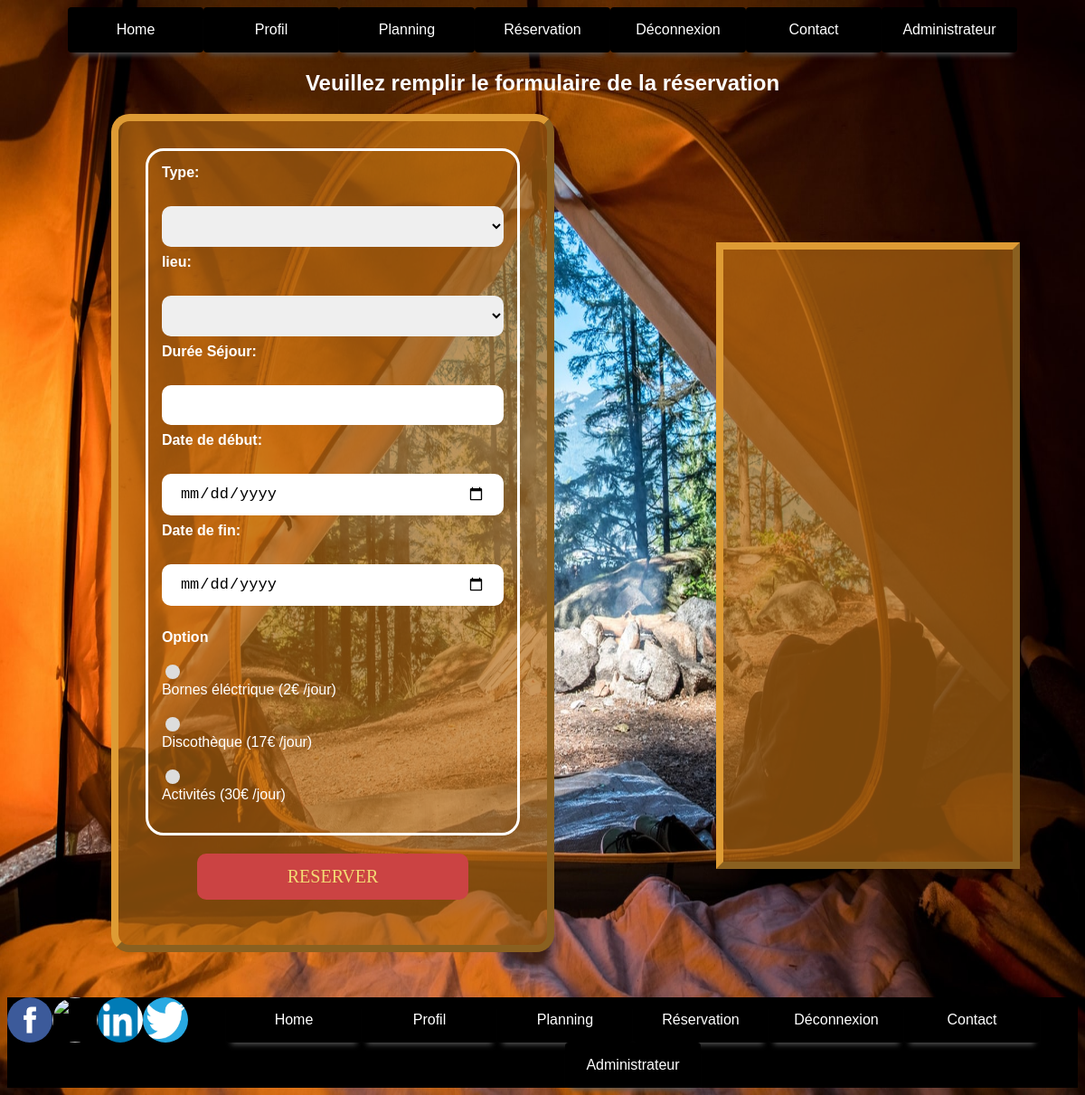
Screenshot of /reservation-form.php (signed in) with the database file from the repository.
### tables this page shows
CREATE TABLE IF NOT EXISTS `tarif2` (
  `id` int(11) NOT NULL AUTO_INCREMENT,
  `tente` int(11) NOT NULL,
  `campingcar` int(11) NOT NULL,
  `borne` int(11) NOT NULL,
  `disco` int(11) NOT NULL,
  `pack` int(11) NOT NULL,
  `id_reservation` int(11) NOT NULL,
  PRIMARY KEY (`id`)
);

### reservation-form.php (the view, shortened to what this page needs)
<html>
<head>
    <link rel="stylesheet" type="text/css" href="camping.css">
</head>
<body class="bodir">
	<?php
	include("bar-nav.php");
	if (isset($_SESSION['login']))
	{
        $connexion = mysqli_connect("localhost","root","","gestioncamping");
        $requete1 = "SELECT * FROM tarif2 ";
        $req = mysqli_query($connexion, $requete1);
        while($row = mysqli_fetch_assoc($req))
       {
	?>
	<section  id="reservation-form">
     	<h1 id="h1reservation-form"><b>Veuillez remplir le formulaire de la réservation</b></h1>
     	<div class="parent">
     	<article class="reservationf">
     	<form class="reserv-form" method ="post" action ="">
     		<div class="cadref">
     		<label class="labelreservationform" for="text"><b>Type: </b></label>
     	    <Select id="selectreservation-form" name="type">
                <option></option>
                <option>Tente</option>
            </select>
            <label class="labelreservationform" for="text"><b>lieu:</b></label>
          <Select id="selectreservation-form" name="lieu">
                <option></option>
                <option>Plage</option>
          </select>
          <label class="labelreservationform" for="text"><b>Durée Séjour: </b></label>
            <input class="input-reservation-form" type="text" name="sejour" required>
            <label  class="labelreservationform" for="datedebut"><b>Date de début: </b></label>
            <input  class="input-reservation-form" type="date" name="datedebut" required>
            <label  class="labelreservationform" for="datefin"><b>Date de fin: </b></label>
            <input  class="input-reservation-form" type="date" name="datefin" required><br>
            <label  for="text"><b>Option</b></label></br>
            <input  type="checkbox" name="borne" value="borne">
            <label>Bornes éléctrique (<?php echo $row['borne']?>€ /jour)</label></br>
             <input type="checkbox" name="disco" value="disco">
            <label>Discothèque (<?php echo $row['disco']?>€ /jour)</label></br>
             <input type="checkbox" name="pack" value="pack">
            <label>Activités (<?php echo $row['pack']?>€ /jour)</label></br>
            </div>
            <div id="bout">
            <br><input type="submit" value="RESERVER" name="valider"></br>
            </div>
     	</form>
     	</article>
        <article class="comment">
     	<?php
        }
        ?>
        </article>
    </div>
     <?php
   }
   else
   {
   ?>
    <section id="notcon">
      <p>Veuillez vous connecter pour accéder à votre page !</p>
    </section>
  <?php
  }
  include("footer.php");
?>
</body>
</html>

### camping.css (style rules this page uses)
body { font-family:Tahoma,Geneva,sans-serif; font-weight:400 margin:0px; }
input[type=checkbox] { -webkit-appearance: none; -moz-appearance: none; -ms-appearance: none; content: ""; display: inline-block; width: 16px; height: 16px; background-color: #dddddd; border-radius: 50%; }
.bodir { background:url("img/fond.jpg")top left / 100% 100%; }
#reservation-form { display: flex; flex-direction: column; color: white; }
#h1reservation-form { text-align: center; }
.parent { display: flex; flex-direction: row; justify-content: space-around; width: 100%; }
.reservationf { display: flex; justify-content: center; width: 50%; }
.comment { background-color: #b36811ad; padding: 1%; border: outset 8px #de9b34; width: 25%; margin-top: 12%; margin-bottom: 12%; color: #541717; font-size: 30px; text-align: center; }
.reserv-form { background-color: #b36811ad; padding: 1%; border: outset 8px #de9b34; padding: 30px; width: 70%; border-radius: 20px; margin-bottom: 50px; }
.cadref { display: flex; flex-direction: column; border-style: solid; border-radius: 20px; padding: 15px; }
.labelreservationform { margin-bottom: 20px; }
#selectreservation-form { margin-bottom: 20px; padding: 12px 20px; margin: 8px 0; border: none; border-radius: 10px; display: inline-block; font-size: 17px; line-height: 20px; text-decoration: none; }
.input-reservation-form { margin-bottom: 20px; padding: 12px 20px; margin: 8px 0; border: none; border-radius: 10px; display: inline-block; font-size: 17px; line-height: 20px; text-decoration: none; }
#bout { display: flex; justify-content: center; }
.reserv-form input[type=submit] { background-color: #cb4343; color: #F3DA74; padding: 14px 20px; font-family: 'Géorgie'; font-size: 20px; width: 300px; border: none; border-radius: 10px; cursor: pointer; margin: 20px; }

### rows the page displays
tarif2: borne "2", disco "17", pack "30"
